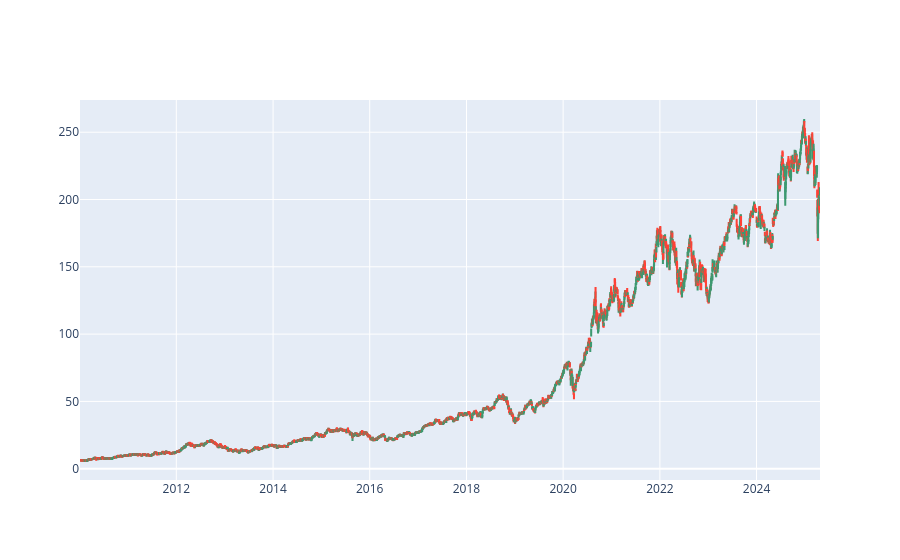

The code cell stored with this chart in its notebook:
### Code cell
#candlestick chart for Apple

import plotly.graph_objects as go
fig1 = go.Figure(data=[go.Candlestick(x=data1['Date'],
                open=data1['Open'],
                high=data1['High'],
                low=data1['Low'],
                close=data1['Close'])]) 

fig1.update_layout(xaxis_rangeslider_visible=False)
fig1.show()

### Figure 1 — Plotly figure (JSON) as saved in the notebook; plotly's stock layout.template omitted (floating-point values rounded to 4 significant figures; data arrays with more than 128 entries replaced by an {"elided": "..."} marker saying what was removed)
{"data": [{"close": {"elided": "3852 str values"}, "high": {"elided": "3852 str values"}, "low": {"elided": "3852 str values"}, "open": {"elided": "3852 str values"}, "type": "candlestick", "x": {"elided": "3852 str values"}}], "layout": {"xaxis": {"rangeslider": {"visible": false}}}}
